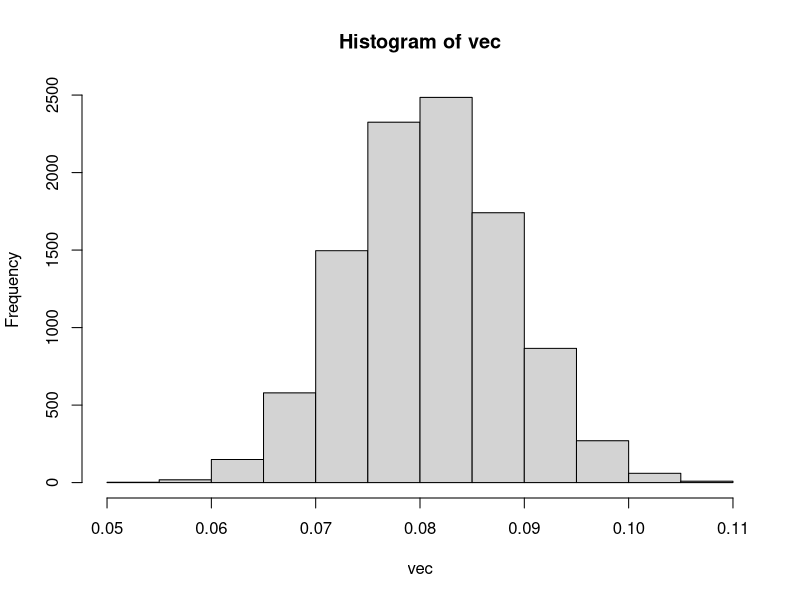
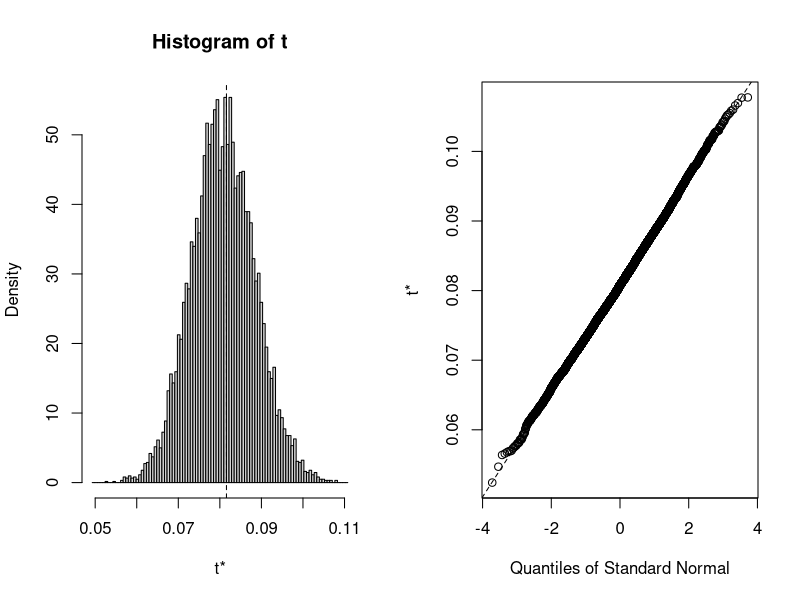

Here is the R script that generated these plots, in order:

library(dplyr)
library(ggplot2)
library(boot)

# PARÁMETROS
nboot <- 10000
sample.size <- 100
X <-  runif(sample.size) #rnorm(sample.size)
fun <- var


# BOOTSTRAP-MC A LA ANTIGUA -----------------------------------------------

vec <- numeric(nboot)
for(i in 1:nboot){
  X.b <- sample(X, sample.size, replace = T)
  vec[i] <- fun(X.b)
}

# hist(X)
fun(X) # Estimador sin remuestreo
hist(vec) # Distribución del estimador fun
summary(vec)
1/12 # Varianza de una uniforme (ie. de X), que es el valor real
var(vec) # Varianza del estimador

## INTERVALOS DE CONFIANZA
alpha <- 0.05
# 1) PERCENTILES (EQUIVALENTE A PERCENTILE DE BOOT)
int.quant <- quantile(vec, c(alpha/2, 1 - alpha/2))
int.quant
fun(X) # Estimador original. Estos intervalos no están centrados en el estimador de la muestra original

# 2) MÉTODO CENTRADO



# AHORA USANDO EL PAQUETE BOOT --------------------------------------------

# AHORA USANDO EL PAQUETE BOOT
# Siempre hay que definir primero una función que reciba dos argumentos, los datos que pueden ser un vector, un data.frame, etc, y un vector de índices (ver abajo)
my.fun <- function(x, ind) fun(x[ind])

boot.res <- boot(X, my.fun, R = nboot)
boot.res
#boot.res$t # Es equivalente a 'vec' en nuestra implementación
plot(boot.res)

boot.ci(boot.res) 














